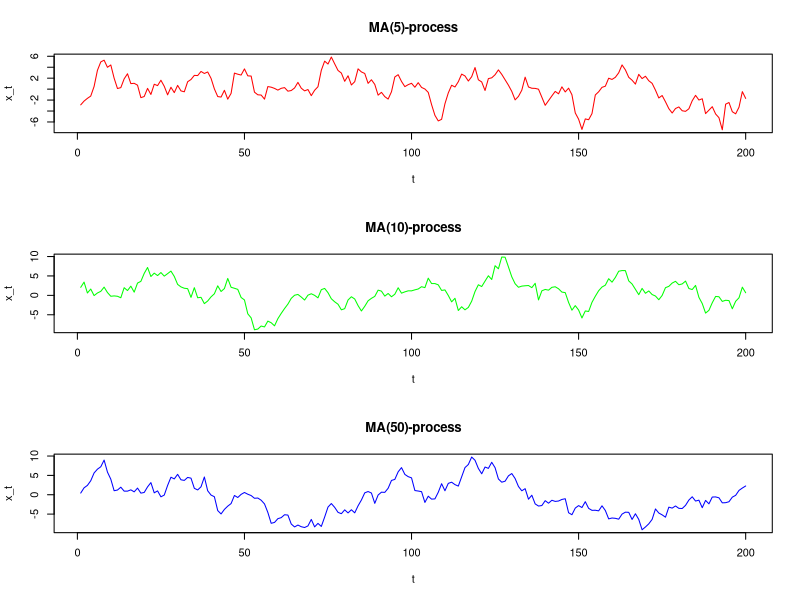
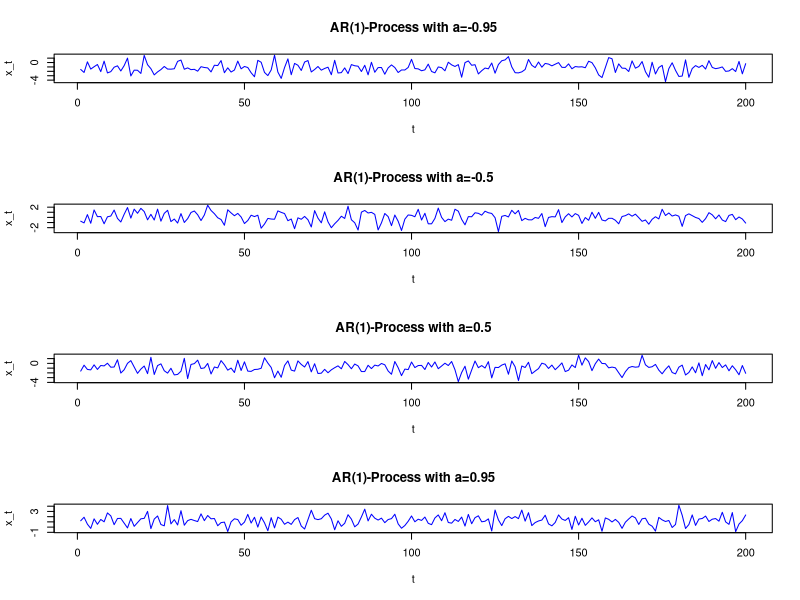
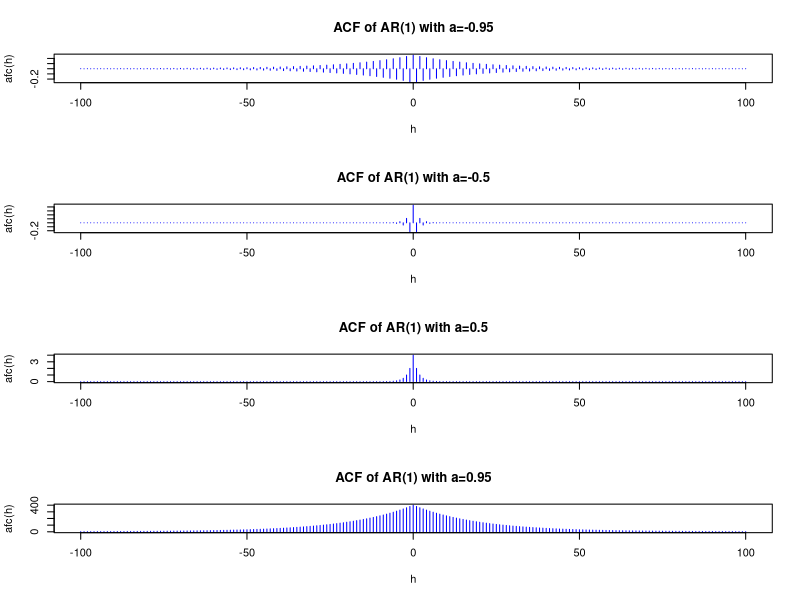
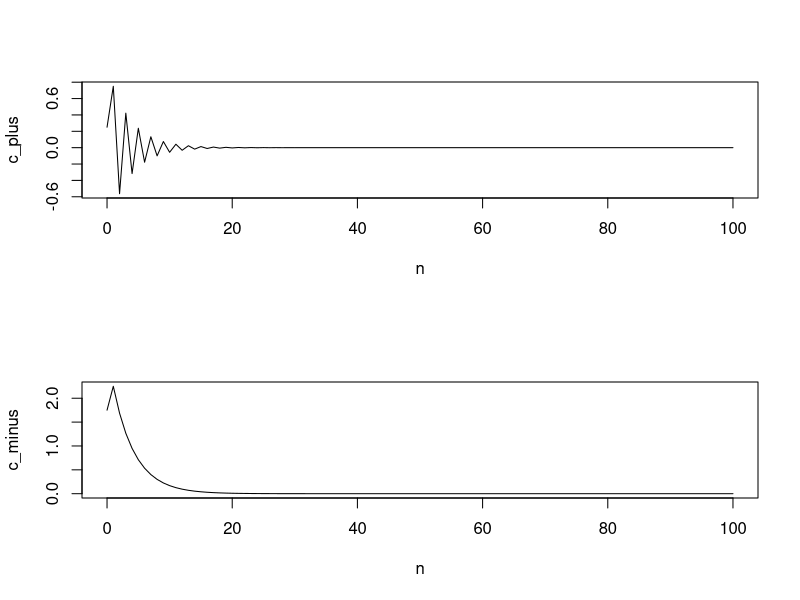
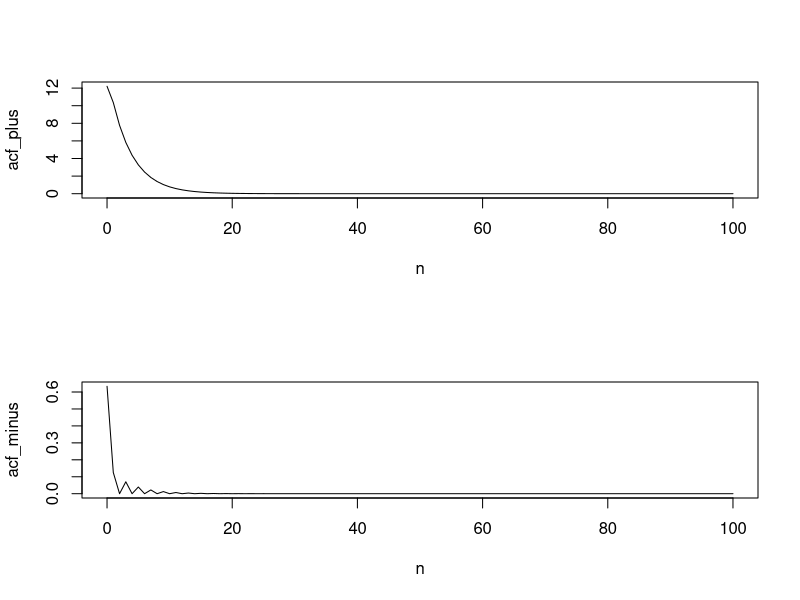

Here is the R script that generated these plots, in order:
# Solving problemset 3 in the course 'Zeitreihenanalyse'

# Clearing the workspace to keep professor happy...
rm(list = ls())

#### Exercise 1 ####

gen_moving_average <- function(q, num_t = 200) {
    # Gaussian White Noise is i.i.d. ~N(0,1)
    # Idea: We need observations+q shocks
    epsilon <- rnorm((num_t + q))
    x <- rep(NULL, num_t)
    for (i in 1:num_t) {
        # Is there a vector matrix operation to replace this for-loop?
        x[i] <- sum(epsilon[i:(i + q)])
    }
    return(x)
}

# Writing function to plot the thing:
plot_ma <- function(q, colour="blue", num_t = 200) {
    t_list <- 1:num_t
    x_t <- gen_moving_average(q, num_t)
    plot(t_list, x_t,
        main = paste0("MA(", q, ")-process"),
        ylab = "x_t",
        xlab = "t",
        type = "l",
        col = colour
        )
}

# Building the plot:
par(mfrow = c(3, 1))
plot_ma(5, "red")
plot_ma(10, "green")
plot_ma(50, "blue")
# Note the difference in scale of x_t ... random?


#### Exercise 2 ####

gen_ar1 <- function(a, num_t, tolerance = 0.0001) {
    # AR(1) has MA('inf') representation
    # Cannot draw 'inf' epsilon => find number n
    # s.t. a**n <= tolerance => n = ceiling(log_a(tolerance))
    # as |a| < 1
    n <- ceiling(logb(tolerance, base = abs(a)))
    epsilon_past <- rnorm(n)
    epsilon_future <- rnorm(num_t)
    a_vec <- vector()
    for (i in 1:n) {
        a_vec[i] <- a**i
    }
    x0 <- sum(a_vec * epsilon_past) # x0 (t=-1) is dotproduct of epsilons
    x_vec <- rep(x0, num_t) + epsilon_future
    return(x_vec)
}

# Copied function from above, should really make it more general...
plot_fct <- function(fct, ..., # ... are the inputparameteres for the function
                    colour="blue",
                    main = "Plot of Function:") {

    x_t <- fct(...)
    num_t <- length(x_t)
    t_list <- 1:num_t
    plot(t_list, x_t,
        main = main,
        ylab = "x_t",
        xlab = "t",
        type = "l",
        col = colour
        )
}
a_list <- c(-0.95, -0.5, 0.5, 0.95)
num_t <- 200
par(mfrow = c(length(a_list), 1))
for (a in a_list) {
    plot_fct(gen_ar1, a, num_t,
    main = paste0("AR(1)-Process with a=", a))
}
# Note: The scale changes! Meaning the variance of {x_t} changes

#### Exercise 3 ####

acf_ar1 <- function(a, h_list, sigma=1) {
    acf <- vector()
    # Very ineligant for-loops because of R-syntax
    for (i in seq_along(h_list)) {
        h <- h_list[i]
        if (h == 0) {
            acf[i] <- sigma**2 / ((1 - a)**2)
        }
        else {
            acf[i] <- (a**abs(h)) * (sigma**2 / ((1 - a)**2))
        }
    }
    return(acf)
}

h_list <- -100:100
a_list <- c(-0.95, -0.5, 0.5, 0.95)

par(mfrow = c(length(a_list), 1))
for (a in a_list) {
    acf_h <- acf_ar1(a, h_list)
    plot(h_list, acf_h,
        main = paste0("ACF of AR(1) with a=", a),
        ylab = "afc(h)",
        xlab = "h",
        type = "h",
        col = "blue"
        )
}

#### Exercise 4 ####

# For causal ARMA(1,1) Processes:
# A(L)X_t = B(L)eps_t <=> X_t = B(L)/A(L) eps_t =:A(L)C(L)eps_t
# with C(L) = (c0 + c1 * L + c2 * L**2 + ...)
a <- -0.75
b <- 0.5

# First "dry":
c0 <- 1 + a
c1 <- c0 + b
c2 <- a * c1
# from c1 on there is a AR(1) representation
c_j <- function(j, a, b) {
    c0 <- 1 + a
    c1 <- (1 + a) + b
    return(if (j) a** (j - 1) * c1 else c0)
}
c_j(j = 0, a, b)

n <- 0:100
c_plus <- lapply(n, function(j) c_j(j, a = -0.75, b))
c_minus <- lapply(n, function(j) c_j(j, a = 0.75, b))

# Plotting the result:
par(mfrow = c(2, 1))
plot(n, c_plus, type = "l")
plot(n, c_minus, type = "l")
# The result seems surprising, is it correct?


#### Exercise 5 ####

acf_arma11 <- function(h, a, b, sigma, tolerance = 0.0001) {
    c_values <- vector()
    i <- 0
    while (TRUE) {
        c_value <- c_j(i, a, b) * c_j(i + h, a, b)
        if (c_value < tolerance) {
            break
        }
        c_values[i + 1] <- c_value
        i <- i + 1
    }
    return(sigma**2 * sum(c_values))
}

# Assigning values
n <- 0:100
acf_plus <- lapply(n,
            function(h) acf_arma11(h, a = 0.75, b = 0.25, sigma = 1))
acf_minus <- lapply(n,
            function(h) acf_arma11(h, a = -0.75, b = 0.25, sigma = 1))


par(mfrow = c(2, 1))
plot(n, acf_plus, type = "l")
plot(n, acf_minus, type = "l")
